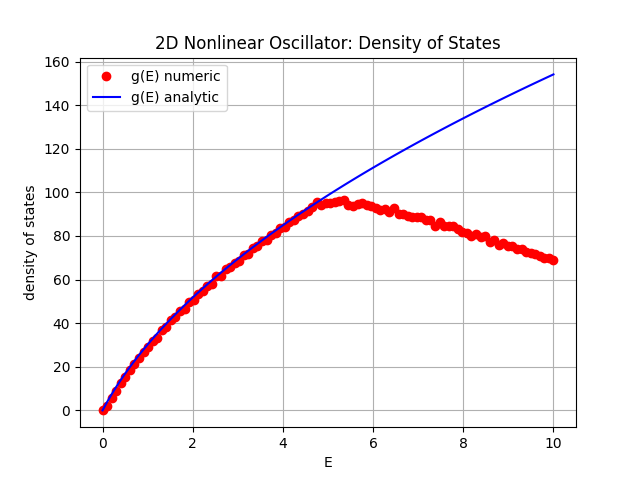

The Python source for this figure:
import numpy as np
import matplotlib.pyplot as plt

def harmonic_hamiltonian(x, y, px, py, m=1.0, omega=1.0):
    """Return H = p^2/(2m) + 1/2 m omega^2 (x^2 + y^2)."""
    return 0.5/m*(px**2 + py**2) + 0.5*m*(omega**2)*(x**2 + y**2)

# ------------------------------
# USER PARAMETERS
# ------------------------------
m = 1.0
omega = 1.0

# Phase-space grid boundaries
xmax  = 3.0
pxmax = 3.0
N     = 100   # number of points in each dimension

# Energy points where we'll measure Omega(E)
E_max = 10.0
nE    = 100
E_vals = np.linspace(0, E_max, nE)

# ------------------------------
# 1) Construct the phase-space mesh
# ------------------------------
x_array  = np.linspace(-xmax,  xmax,  N)
y_array  = np.linspace(-xmax,  xmax,  N)
px_array = np.linspace(-pxmax, pxmax, N)
py_array = np.linspace(-pxmax, pxmax, N)

dx   = (x_array[-1]  - x_array[0])  / (N-1)
dpx  = (px_array[-1] - px_array[0]) / (N-1)
# same for dy, dpy
dy   = dx
dpy  = dpx

# We'll flatten a 4D grid into a 1D list of energies to simplify counting.
# But be aware this can become big (N^4 points).
# For demonstration, N=100 might be large but still feasible on many machines.
# If it is too big, reduce N.

print("Constructing 4D grid of size N^4 = ", N**4, "points ...")
HH = []
for x in x_array:
    for y in y_array:
        for px in px_array:
            for py in py_array:
                Hval = harmonic_hamiltonian(x, y, px, py, m=m, omega=omega)
                HH.append(Hval)

HH = np.array(HH, dtype=float)
print("Done. Shape of HH flat array:", HH.shape)

# Volume element in 4D phase space:
dVolume = dx * dy * dpx * dpy

# ------------------------------
# 2) Compute Omega(E) at each E
# ------------------------------
Omega_vals = []
HH_sorted = np.sort(HH)

# We'll do a cumulative approach:
# For each E, we can find how many points in HH <= E by binary search
# (np.searchsorted). Then multiply by the per-point volume element.
for E in E_vals:
    count = np.searchsorted(HH_sorted, E, side='right')
    Omega = count * dVolume
    Omega_vals.append(Omega)

Omega_vals = np.array(Omega_vals)

# ------------------------------
# 3) Approximate g(E) by finite difference
#    g(E) = dOmega/dE
# ------------------------------
g_numerical = np.zeros_like(Omega_vals)
dE = E_vals[1] - E_vals[0]
g_numerical[1:] = (Omega_vals[1:] - Omega_vals[:-1]) / dE

# ------------------------------
# 4) Compare with the analytic result:
#    Omega(E)   = 2 pi^2 / omega^2 * E^2  (classical, ignoring 2D factor)
#    g(E)       = d/dE Omega(E) = 4 pi^2 / omega^2 * E
#    But more precisely, dividing by (2 pi)^2 could appear if you
#    are counting quantum cells.  We’ll just compare shapes.
# ------------------------------
# For simplicity, let's do the "classical raw" formula:
Omega_analytic = (2.0 * np.pi**2 / omega**2) * E_vals**2
g_analytic     = (4.0 * np.pi**2 / omega**2) * E_vals

# Plot results
plt.figure(figsize=(7,5))
plt.plot(E_vals, Omega_vals, 'ro', label='Omega(E) numeric')
plt.plot(E_vals, Omega_analytic, 'b-', label='Omega(E) analytic')
plt.xlabel('E')
plt.ylabel('Omega(E)')
plt.legend()
plt.title('Cumulative Phase-Space Volume (2D Harmonic Osc.)')
plt.grid(True)

plt.figure(figsize=(7,5))
plt.plot(E_vals, g_numerical, 'ro', label='g(E) numeric (finite diff)')
plt.plot(E_vals, g_analytic, 'b-', label='g(E) analytic = 4 pi^2/omega^2 * E')
plt.xlabel('E')
plt.ylabel('g(E)')
plt.legend()
plt.title('Density of States (2D Harmonic Osc.)')
plt.grid(True)
plt.show()

# ------------------------------
# 5) Partition function from g(E)
#    Z(beta) = \int_0^∞ g(E) e^{-beta E} dE
# ------------------------------

def partition_function_from_gE(E_vals, g_vals, beta):
    """Numerical trapezoid-rule integration of g(E)*exp(-beta E)."""
    integrand = g_vals * np.exp(-beta*E_vals)
    return np.trapz(integrand, x=E_vals)

beta = 1.0   # inverse temperature
Z_num = partition_function_from_gE(E_vals, g_numerical, beta)

# Analytic result: Z_analytic = 1/(beta^2 * omega^2) (classical 2D oscillator)
Z_analytic = 1.0 / (beta**2 * omega**2)

print("Numeric partition function Z(beta=1):", Z_num)
print("Analytic partition function Z        :", Z_analytic)

import numpy as np
import matplotlib.pyplot as plt

def nonlinear_hamiltonian(x, y, px, py, m=1.0, omega=1.0, lam=0.1):
    """H = p^2/(2m) + 1/2 m omega^2 (r^2) + lambda (r^2)^2."""
    r2 = x*x + y*y
    kinetic = 0.5/m * (px*px + py*py)
    potential = 0.5*m*(omega**2)*r2 + lam*(r2**2)
    return kinetic + potential

# Parameters
m       = 1.0
omega   = 1.0
lam     = 0.1  # lambda
xmax    = 3.0
pxmax   = 3.0
N       = 80
E_max   = 10.0
nE      = 100
E_vals  = np.linspace(0, E_max, nE)

x_array  = np.linspace(-xmax,  xmax,  N)
y_array  = np.linspace(-xmax,  xmax,  N)
px_array = np.linspace(-pxmax, pxmax, N)
py_array = np.linspace(-pxmax, pxmax, N)

dx   = (x_array[-1] -  x_array[0]) / (N-1)
dy   = dx
dpx  = (px_array[-1] - px_array[0]) / (N-1)
dpy  = dpx
dVolume = dx * dy * dpx * dpy

# Build 4D Hamiltonian array
Hvals = []
for x in x_array:
    for y in y_array:
        for px in px_array:
            for py in py_array:
                Hval = nonlinear_hamiltonian(x,y,px,py,m=m,omega=omega,lam=lam)
                Hvals.append(Hval)

Hvals = np.array(Hvals)
Hvals_sorted = np.sort(Hvals)

# Compute Omega(E)
Omega_vals = []
for E in E_vals:
    count = np.searchsorted(Hvals_sorted, E, side='right')
    Omega_vals.append(count * dVolume)

Omega_vals = np.array(Omega_vals)

# Finite-difference for g(E)
g_numerical = np.zeros_like(Omega_vals)
dE = E_vals[1] - E_vals[0]
g_numerical[1:] = (Omega_vals[1:] - Omega_vals[:-1]) / dE

# Compare with the analytic expression
# g(E) = pi^2*m * r_max^2, where r_max solves:
# E = 0.5*m*omega^2*r_max^2 + lambda*r_max^4
# We can solve for r_max^2 via the quadratic in r_max^2:
#     lambda*r^4 + (0.5*m*omega^2)*r^2 - E = 0
# i.e.   lam * (r^2)^2 + (0.5*m*omega^2)*(r^2) - E = 0
# Let R = r^2 => lam R^2 + (0.5 m omega^2) R - E = 0

def r_max_squared(E, m=1.0, omega=1.0, lam=0.1):
    """Return r_max^2 that satisfies
         lam*(r^2)^2 + 0.5*m*omega^2*(r^2) = E.
    If no real solution, return 0.
    """
    a = lam
    b = 0.5*m*(omega**2)
    c = -E
    disc = b*b - 4*a*c
    if disc <= 0:
        return 0.0
    # Quadratic formula for R = (-b + sqrt(b^2 - 4ac)) / (2a) but
    # we want the POSITIVE root.
    R = (-b + np.sqrt(disc)) / (2*a)
    return R if R>0 else 0.0

g_analytic = []
for E in E_vals:
    R = r_max_squared(E, m=m, omega=omega, lam=lam)
    g_analytic.append(2.0* np.pi**2 * m * R )
g_analytic = np.array(g_analytic)

# Plot
plt.figure()
plt.plot(E_vals, g_numerical, 'ro', label='g(E) numeric')
plt.plot(E_vals, g_analytic, 'b-', label='g(E) analytic')
plt.xlabel('E')
plt.ylabel('density of states')
plt.title('2D Nonlinear Oscillator: Density of States')
plt.legend()
plt.grid(True)
plt.show()
plt.savefig('density_states.png')

def partition_function_from_gE(E_vals, g_vals, beta):
    integrand = g_vals * np.exp(-beta * E_vals)
    return np.trapz(integrand, x=E_vals)

import numpy as np
import matplotlib.pyplot as plt

# ---------------------------
# 1) Define the Hamiltonian
# ---------------------------
def nonlinear_hamiltonian(x, y, px, py, m=1.0, omega=1.0, lam=0.1):
    """Nonlinear oscillator H = p^2/(2m) + 1/2 m omega^2 (r^2) + lam*(r^2)^2."""
    r2 = x*x + y*y
    kinetic   = 0.5*(px*px + py*py)/m
    potential = 0.5*m*(omega**2)*r2 + lam*(r2**2)
    return kinetic + potential


# ---------------------------
# 2) Set up parameters
# ---------------------------
m       = 1.0
omega   = 1.0
lam     = 0.1

xmax    = 3.0  # grid boundary for x,y
pxmax   = 3.0  # grid boundary for px,py

N       = 50   # number of points in each dimension (4D total is N^4)
E_max   = 10.0
nE      = 100
E_vals  = np.linspace(0, E_max, nE)

# Build phase-space arrays
x_array  = np.linspace(-xmax,  xmax,  N)
y_array  = np.linspace(-xmax,  xmax,  N)
px_array = np.linspace(-pxmax, pxmax, N)
py_array = np.linspace(-pxmax, pxmax, N)

# 4D volume element
dx   = x_array[1]  - x_array[0]
dy   = y_array[1]  - y_array[0]
dpx  = px_array[1] - px_array[0]
dpy  = py_array[1] - py_array[0]
dVolume = dx * dy * dpx * dpy

# ---------------------------
# 3) Compute H on each grid point
#    (Flatten into a single large array)
# ---------------------------
print("Constructing 4D grid of size", N**4, "points ...")

H_values = []
for x in x_array:
    for y in y_array:
        for px in px_array:
            for py in py_array:
                H = nonlinear_hamiltonian(x, y, px, py, m=m, omega=omega, lam=lam)
                H_values.append(H)

H_values = np.array(H_values, dtype=float)
H_values_sorted = np.sort(H_values)
print("Done. Shape:", H_values.shape)

# ---------------------------
# 4) For each E, count how many grid points have H <= E
#    => Omega(E). Then differentiate to get g(E).
# ---------------------------
Omega_vals = []
for E in E_vals:
    # 'right' means index of first element > E
    count = np.searchsorted(H_values_sorted, E, side='right')
    Omega_vals.append(count * dVolume)

Omega_vals = np.array(Omega_vals)

# Numerical derivative for g(E)
g_numerical = np.zeros_like(Omega_vals)
dE = E_vals[1] - E_vals[0]
g_numerical[1:] = (Omega_vals[1:] - Omega_vals[:-1]) / dE

# ---------------------------
# 5) Compare with the analytic formula
#    g(E) = 2 pi^2 * m * r_max^2
#    where r_max solves 1/2 m omega^2 r^2 + lam r^4 = E
# ---------------------------
def r_max_squared(E, m, omega, lam):
    # Solve lam*(r^2)^2 + (1/2 m omega^2)*(r^2) - E = 0
    # => lam * R^2 + (1/2 m omega^2)*R - E = 0, with R = r^2
    a = lam
    b = 0.5*m*(omega**2)
    c = -E
    disc = b*b - 4*a*c
    if disc <= 0:
        return 0.0
    # Positive root:
    R = (-b + np.sqrt(disc)) / (2*a)
    # If negative, r^2=0. That means E below threshold
    return R if R>0 else 0.0

g_analytic = []
for E in E_vals:
    R = r_max_squared(E, m, omega, lam)
    g_analytic.append( 2.0 * np.pi**2 * m * R )
g_analytic = np.array(g_analytic)

# ---------------------------
# 6) Plot Results
# ---------------------------
plt.figure(figsize=(8,5))
plt.plot(E_vals, g_numerical, 'ro', label='g(E) numeric')
plt.plot(E_vals, g_analytic,  'b-', label='g(E) analytic')
plt.xlabel("Energy E")
plt.ylabel("Density of States g(E)")
plt.title("2D Nonlinear Harmonic Oscillator: Density of States")
plt.grid(True)
plt.legend()
plt.show()
plt.savefig('nonlinear_density_states.png')